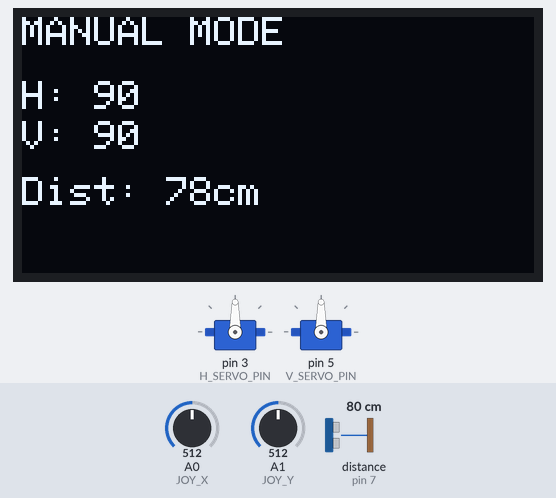
Bench run of a sketch on a simulated Arduino Uno, built with avr-gcc and run on an emulated ATmega328P. Parts: 2 × servo, 128×64 one-colour display. Wiring (inferred from the names in the program): ultrasonic range finder: trigger pin 6; echo pin 7. Inputs (shaded band) come from the test bench; at power-on: A0 (JOY_X) = 512, distance to the obstacle (sensor on pin 7) 80 cm, A1 (JOY_Y) = 512. The echo pulse lasts 58.3 µs per cm.

Above: at 1.2 s.
1.3 s: A0 (JOY_X) set to 544
2.8 s: A0 (JOY_X) set to 579
At 5.43 s:
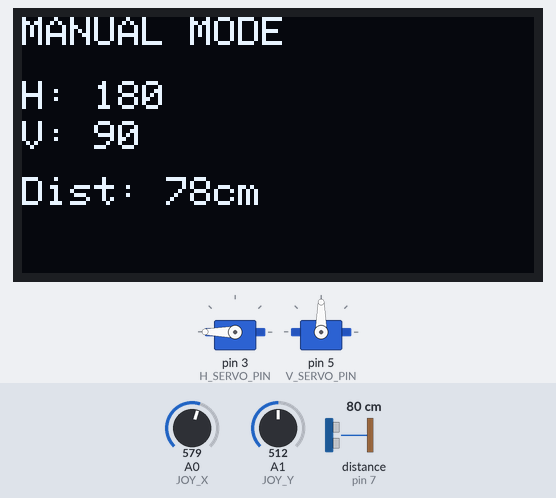
5.5 s: distance to the obstacle (sensor on pin 7) set to 2 cm
At 5.9 s:
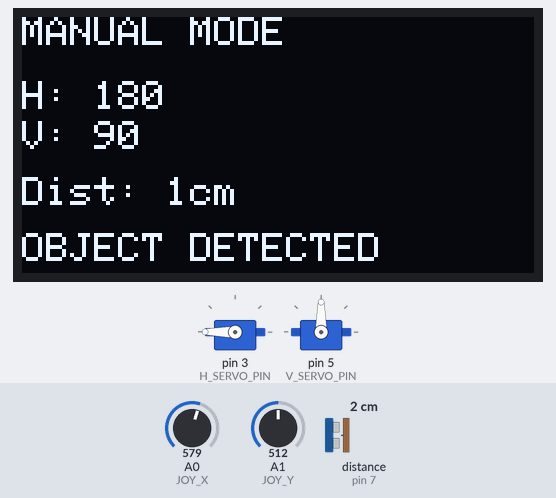
7.1 s: A1 (JOY_Y) set to 544
8.6 s: A1 (JOY_Y) set to 574
At 11.16 s:
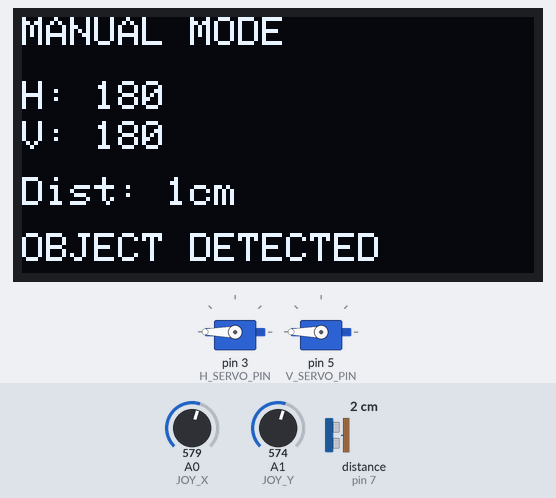
11.3 s: distance to the obstacle (sensor on pin 7) set to 35 cm
At 12.4 s:
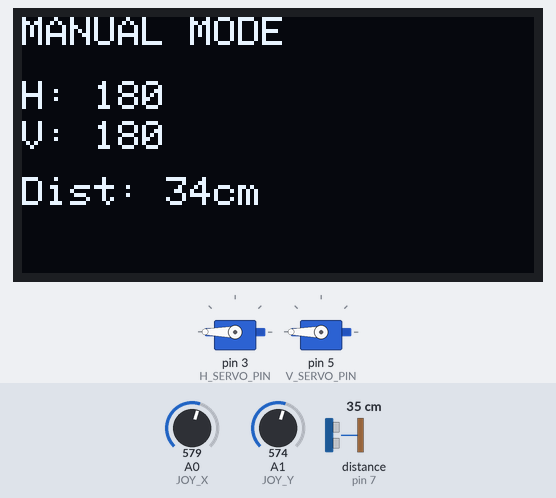
Timing chart, 0 to 13.8 s (numbered marks = the images above; inputs shaded):
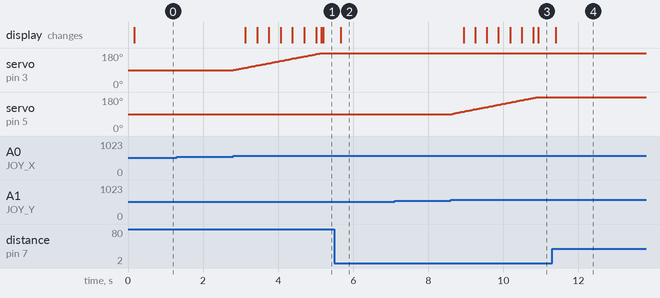

Measured:
- the behaviour switches between 562 and 563 on A0 (JOY_X) (found by bisection; images 0 and 1)
- the behaviour switches between 562 and 563 on A1 (JOY_Y) (found by bisection; images 2 and 3)
- after the input at 1.3 s, every drawn part: stays the same
- after the input at 2.8 s, servo on pin 3 (H_SERVO_PIN): moves from 90° to 180° over 2.3 s, starting at once; the display: first changes after 0.32 s (image 1 shows a later state)
- after the input at 5.5 s, the display: changes after 0.17 s (image 2)
- after the input at 7.1 s, every drawn part: stays the same
- after the input at 8.6 s, servo on pin 5 (V_SERVO_PIN): moves from 90° to 180° over 2.3 s, starting at once; the display: first changes after 0.34 s (image 3 shows a later state)
- after the input at 11.3 s, the display: changes after 0.10 s (image 4)

The sketch:

ManualMode.ino
```cpp
#include <Arduino.h>
#include <Servo.h>
#include <Adafruit_GFX.h>
#include <Adafruit_SSD1306.h>

// -------- Joystick --------
#define JOY_X A0
#define JOY_Y A1

// -------- Servos --------
#define H_SERVO_PIN 3
#define V_SERVO_PIN 5

Servo hServo;
Servo vServo;

// -------- OLED --------
#define SCREEN_WIDTH 128
#define SCREEN_HEIGHT 64
#define OLED_DC 8
#define OLED_RESET 9
#define OLED_CS 10

Adafruit_SSD1306 display(SCREEN_WIDTH, SCREEN_HEIGHT, &SPI, OLED_DC, OLED_RESET, OLED_CS);

// -------- Ultrasonic --------
#define TRIG_PIN 6
#define ECHO_PIN 7

// -------- Detection --------
#define DETECT_DISTANCE 20

// -------- State --------
int hAngle = 90;
int vAngle = 90;

const int THRESHOLD = 50;

// OLED refresh timer
unsigned long lastDisplayUpdate = 0;

// -------- Distance --------
long readDistanceCM() {

  digitalWrite(TRIG_PIN, LOW);
  delayMicroseconds(2);

  digitalWrite(TRIG_PIN, HIGH);
  delayMicroseconds(10);
  digitalWrite(TRIG_PIN, LOW);

  long duration = pulseIn(ECHO_PIN, HIGH, 20000);
  long distance = duration * 0.034 / 2;

  return distance;
}

// -------- OLED --------
void drawHUD(long distance) {

  display.clearDisplay();

  display.setTextSize(1);
  display.setCursor(0,0);
  display.print("MANUAL MODE");

  display.setCursor(0,16);
  display.print("H: ");
  display.print(hAngle);

  display.setCursor(0,26);
  display.print("V: ");
  display.print(vAngle);

  display.setCursor(0,40);
  display.print("Dist: ");
  display.print(distance);
  display.print("cm");

  if(distance > 0 && distance < DETECT_DISTANCE) {
    display.setCursor(0,54);
    display.print("OBJECT DETECTED");
  }

  display.display();
}

// -------- Setup --------
void setup() {

  pinMode(TRIG_PIN, OUTPUT);
  pinMode(ECHO_PIN, INPUT);

  hServo.attach(H_SERVO_PIN);
  vServo.attach(V_SERVO_PIN);

  hServo.write(hAngle);
  vServo.write(vAngle);

  if(!display.begin(SSD1306_SWITCHCAPVCC)) {
    for(;;);
  }

  display.clearDisplay();
  display.setTextColor(WHITE);
}

// -------- Loop --------
void loop() {

  int x = analogRead(JOY_X);
  int y = analogRead(JOY_Y);

  // SAME movement logic as your working version
  if (x > 512 + THRESHOLD && hAngle < 180) hAngle++;
  else if (x < 512 - THRESHOLD && hAngle > 0) hAngle--;

  if (y > 512 + THRESHOLD && vAngle < 180) vAngle++;
  else if (y < 512 - THRESHOLD && vAngle > 0) vAngle--;

  hServo.write(hAngle);
  vServo.write(vAngle);

  // Only update display occasionally
  if(millis() - lastDisplayUpdate > 120) {

    long distance = readDistanceCM();
    drawHUD(distance);

    lastDisplayUpdate = millis();
  }

  delay(20);
}
```
